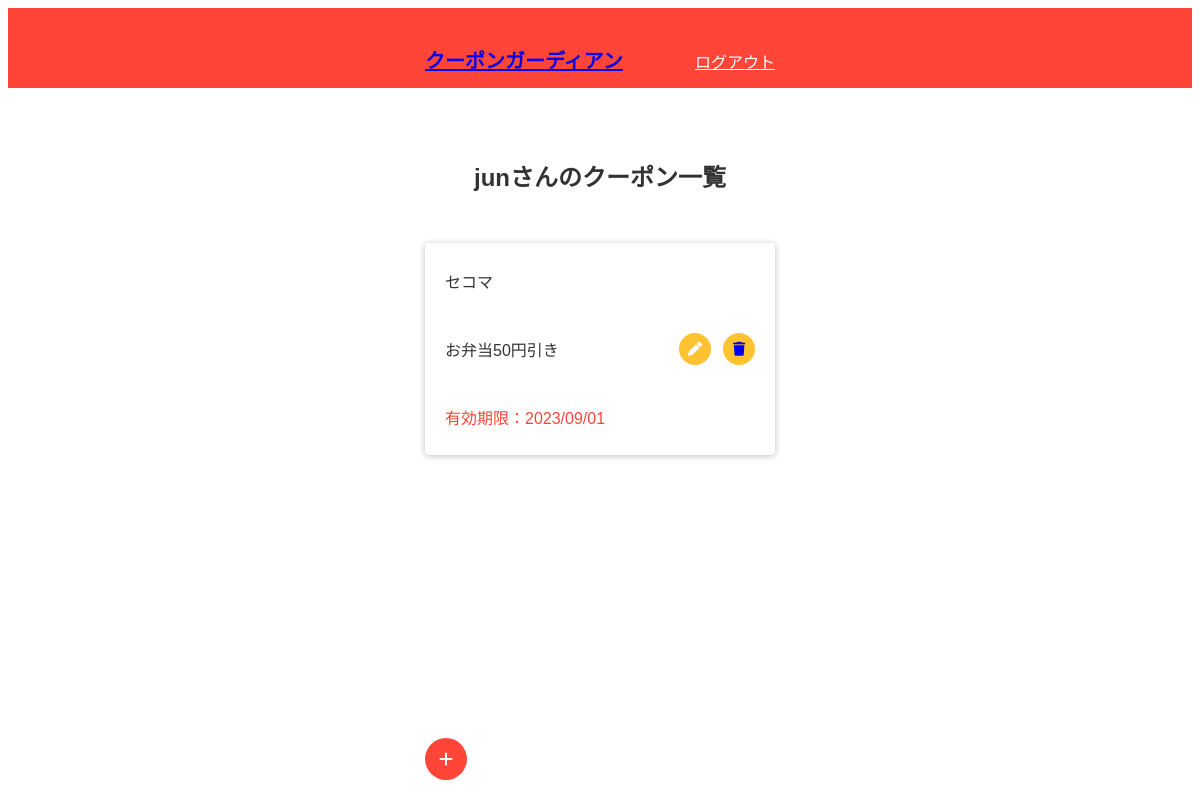
The page /list (signed in) on the database as committed earlier.
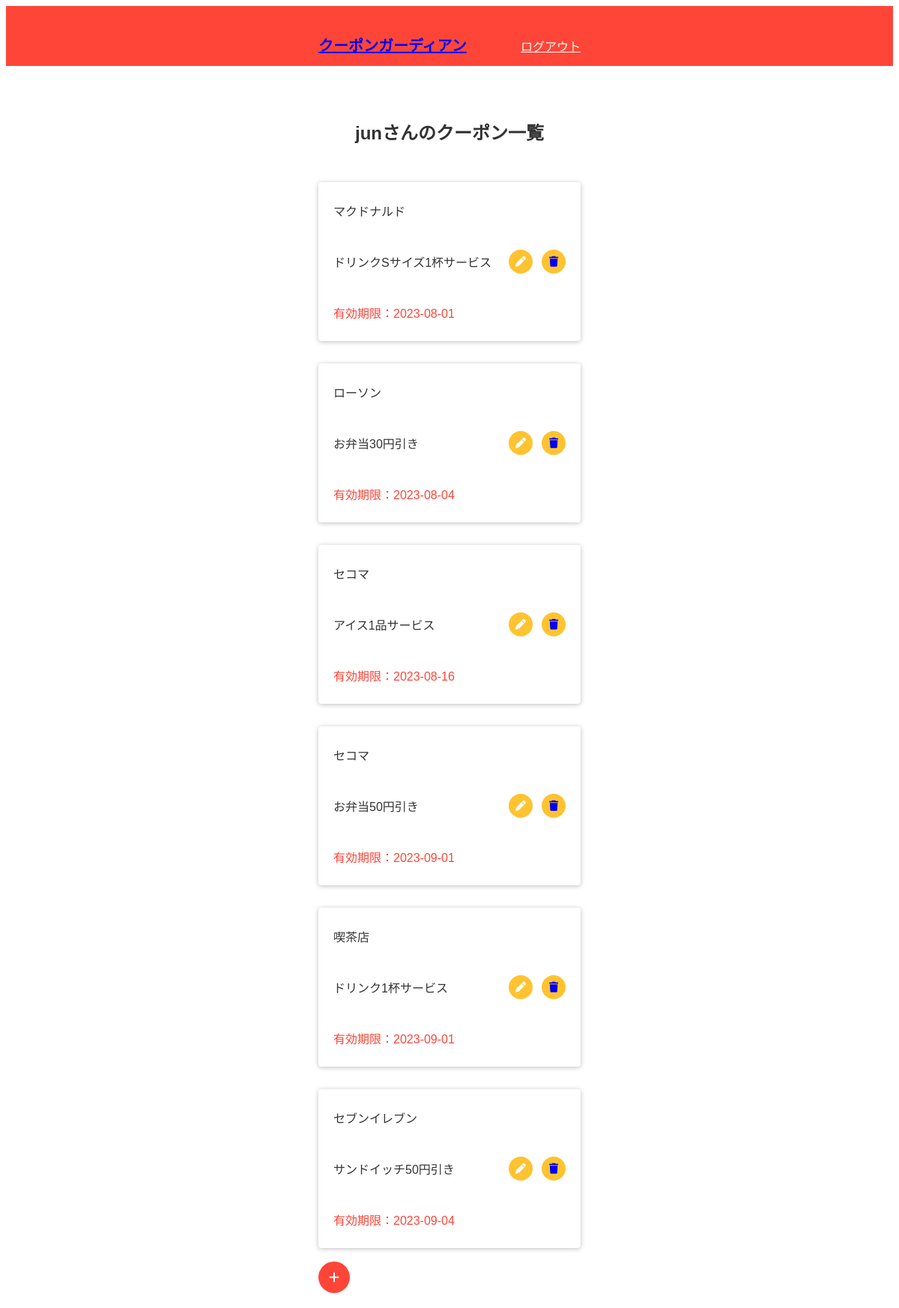
The same page on the database as committed later.
### tables this page shows
CREATE TABLE "users" (
	"id"	INTEGER,
	"user_name"	TEXT,
	"password"	TEXT,
	PRIMARY KEY("id")
);

CREATE TABLE "coupon" (
	"id"	INTEGER,
	"coupon_name"	TEXT,
	"shop_name"	TEXT,
	"expiration"	TEXT,
	"user_flag"	INTEGER,
	PRIMARY KEY("id")
);

### app.py (the view)
@app.route("/list")
def coupon_list():
    if "user_id" in session:
        user_id = session["user_id"][0]
        print(user_id)
        conn = sqlite3.connect("coupon_manager.db")
        c = conn.cursor()
        c.execute("select user_name from users where id = ?", (user_id,))
        user_name = c.fetchone()[0]
        c.execute("select id, coupon_name, shop_name, expiration from coupon where user_flag = ? order by expiration", (user_id,))
        coupon_list = []
        for row in c.fetchall():
            print("-------------")
            print(row)
            print("-------------")
            coupon_list.append({"id": row[0], "coupon_name": row[1], "shop_name": row[2], "expiration": row[3]})
        c.close()
        print(coupon_list)
        return render_template("list.html", user_name = user_name, coupon_list = coupon_list)
    else:
        return redirect("/")

### templates/list.html
{% extends "base.html" %}
{% block content %}
<main>
    <div class="list-container">
        <h2 class="username-head">{{user_name}}さんのクーポン一覧</h2>
        <div class="coupon-wrap">
            {% for item in coupon_list %}
            <div class="card">
                <div class="coupon-info">
                    <p class="shop">{{item["shop_name"]}}</p>
                    <p class="coupon">{{item["coupon_name"]}}</p>
                    <p class="expiration">有効期限：{{item["expiration"]}}</p>
                </div>
                <div class="icon-wrap">
                    <a href="/edit/{{item['id']}}" class="circle"><i class="fa-solid fa-pen" style="color: #ffffff;"></i></a>
                    <a href="/del/{{item['id']}}" class="circle"><i class="fa-solid fa-trash"></i></a>
                </div>
            </div>
            {% endfor %}
            <div class="btn-fixed">
                <div class="plus">
                    <a href="/add"><i class="fa-solid fa-plus" style="color: #fff;"></i></a>
                </div>
            </div>
        </div>
    </div>
</main>
{% endblock %}

### templates/base.html (shortened to what this page needs)
<!DOCTYPE html>
<html lang="ja">
<head>
    <link rel="stylesheet" href="https://cdnjs.cloudflare.com/ajax/libs/font-awesome/6.4.0/css/all.min.css" />
    <link rel="stylesheet" href="https://cdn.jsdelivr.net/npm/destyle.css@4.0.0/destyle.css">
    <link rel="stylesheet" href="{{ url_for('static', filename='css/style.css') }}">
    <link rel="stylesheet" media="screen (max-width:768px )">
</head>
<body>
    <header class="header">
        <d class="header-container">
            <h1 class="app-title"><a href="/">クーポンガーディアン</a></h1>
            <div class="member-menu">
                <a href="/logout" class="menu-link">ログアウト</a>
            </div>
        </d>
    </header>
    {% block content %}
    {% endblock %}
</body>
</html>

### static/css/style.css (style rules this page uses)
body { font-family: 'Arial', YuGothic, 'Yu Gothic', 'Hiragino Kaku Gothic ProN', 'ヒラギノ角ゴ ProN W3', 'メイリオ', Meiryo, 'ＭＳ ゴシック', sans-serif; color: #333333; }
* { box-sizing: border-box; }
.header { height: 80px; width: 100%; background-color: #ff4538; }
.header-container { width: 350px; display: flex; align-items: center; justify-content: space-between; margin: 0 auto; }
.app-title { color: #ffffff; font-size: 20px; font-weight: bold; line-height: 80px; }
.menu-link { color: #ffffff; }
.list-container { display: flex; flex-direction: column; row-gap: 30px; align-items: center; justify-content: center; margin: 50px 0; }
.fa-plus { width: 42px; height: 42px; border-radius: 50%; background-color: #FF4538; text-align: center; line-height: 42px; bottom: 20px; position: fixed; }
.coupon-wrap { width: 350px; }
.card { width: 100%; padding: 10px 20px; margin-bottom: 30px; border-radius: 4px; background-color: #ffffff; box-shadow: 0px 1px 6px #bebebe; display: flex; align-items: center; justify-content: space-between; }
.coupon-info { display: flex; flex-direction: column; row-gap: 12px; }
.expiration { color: #ff4538; }
.icon-wrap { display: flex; column-gap: 12px; justify-content: end; }
.circle { width: 32px; height: 32px; border-radius: 50%; background-color: #ffc331; text-align: center; line-height: 32px; }
.fa-pen,.fa-trash { font-size: 14px; }

Rows that differ between the two databases and show on the page:
added coupon: shop_name "マクドナルド", coupon_name "ドリンクSサイズ1杯サービス", expiration "2023-08-01"
added coupon: shop_name "ローソン", coupon_name "お弁当30円引き", expiration "2023-08-04"
added coupon: shop_name "セコマ", coupon_name "アイス1品サービス", expiration "2023-08-16"
changed coupon "お弁当50円引き": expiration "2023/09/01" → "2023-09-01"
added coupon: shop_name "喫茶店", coupon_name "ドリンク1杯サービス", expiration "2023-09-01"
added coupon: shop_name "セブンイレブン", coupon_name "サンドイッチ50円引き", expiration "2023-09-04"
